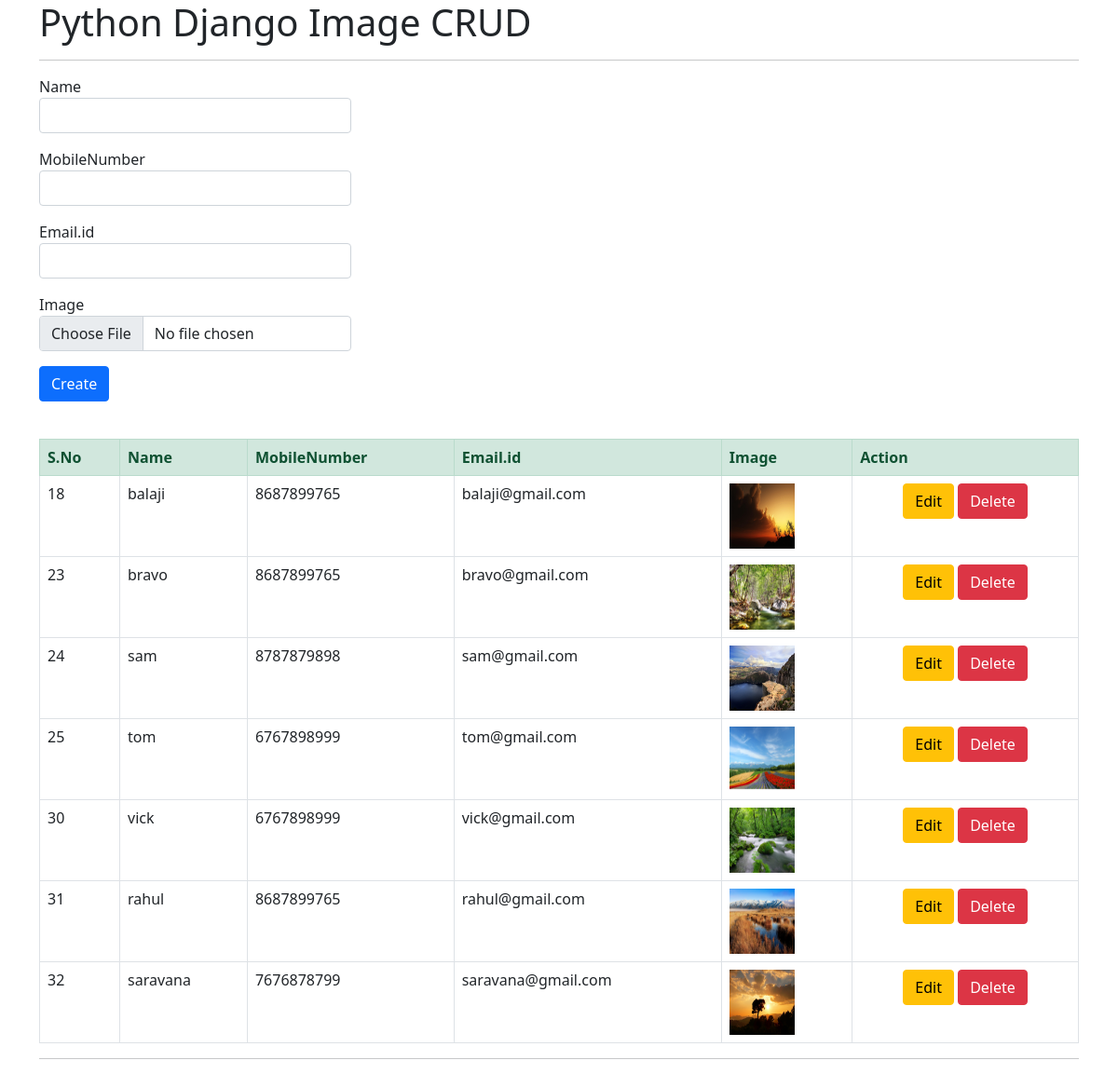
The page / on the database its author committed.
### myapp/models.py (models this page shows)
class Blue(models.Model):
	name = models.CharField(max_length=20)
	phonenumber = models.CharField(max_length=20)
	email = models.CharField(max_length=10)
	image = models.ImageField(upload_to="picture/")

### myapp/views.py (the view)
# urls.py: path('', views.index, name='index'),
def index(request):
	blues = Blue.objects.all()
	context = {'blues':blues}
	return render(request,'index.html',context)

### myapp/templates/index.html (shortened to what this page needs)
{% extends 'base.html' %}
{% block body %}
<form action="create"  method="POST" enctype="multipart/form-data">
    <div class="mb-3">
        <label>Name</label>
        <input type="text"  name="name" class="form-control" style="width:30%;" required="required"/>
    </div>
    <div class="mb-3">
        <label>MobileNumber</label>
        <input type="text"  name="phonenumber" class="form-control" style="width:30%;" required="required"/>
    </div>
    <div class="mb-3">
        <label>Email.id</label>
        <input type="text"  name="email"class="form-control" style="width:30%;" required="required"/>
    </div>
    <div class="mb-3">
        <label>Image</label>
        <input type="file"  name="image" class="form-control" style="width:30%;" required="required"/>
    </div>
    <div class="mb-3">
        <button type="success"  class="btn btn-primary">Create</button>
    </div>
</form>
<br/>
<table class="table table-bordered">
    <thead class="alert-success">
        {% load static %}
        <tr>
            <th>S.No</th>
            <th>Name</th>
            <th>MobileNumber</th>
            <th>Email.id</th>
            <th>Image</th>
            <th>Action</th>
        </tr>
    </thead>
    <tbody>
        {% for blue in blues %}
        <tr>
            <td>{{ blue.id }}</td>
            <td>{{ blue.name }}</td>
            <td>{{ blue.phonenumber }}</td>
            <td>{{ blue.email }}</td>
            {% if blue.image %}
               <td>
                  <img src="{{ blue.image.url }}" style="height: 70px; width: 70px;" alt="" class="prod-size">
               </td>
            {% else %}
                <td>
                   <img src="{% static '' %}" alt="" class="prod-size">
                </td>
            {% endif %}
            <td><center>
                <a class="btn btn-warning edit" href="edit/{{blue.id}}">Edit</a>
                <a class="btn btn-danger delete" href="delete/{{blue.id}}">Delete</a>
            </center>
            </td>
        </tr>
        {% endfor %}
    </tbody>
</table>
{% endblock %}

### myapp/templates/base.html (shortened to what this page needs)
<html>
    <head>
        {% load static %}
        <link rel="stylesheet" type="text/css" href="https://cdn.jsdelivr.net/npm/bootstrap@5.0.2/dist/css/bootstrap.min.css"/>
    </head>
    <body>
        <div class="container">
            <header>
                <h1>Python Django Image CRUD</h1>
            </header>
            <hr>
            <main>
                {% block body %}
                {% endblock %}
            </main>
            <hr>
        </div>
    </body>
</html>

### rows shown on the page
Blue: id "18", name "balaji", phonenumber "8687899765", email "balaji@gmail.com", image (picture)
Blue: id "23", name "bravo", phonenumber "8687899765", email "bravo@gmail.com", image (picture)
Blue: id "24", name "sam", phonenumber "8787879898", email "sam@gmail.com", image (picture)
Blue: id "25", name "tom", phonenumber "6767898999", email "tom@gmail.com", image (picture)
Blue: id "30", name "vick", phonenumber "6767898999", email "vick@gmail.com", image (picture)
Blue: id "31", name "rahul", phonenumber "8687899765", email "rahul@gmail.com", image (picture)
Blue: id "32", name "saravana", phonenumber "7676878799", email "saravana@gmail.com", image (picture)
